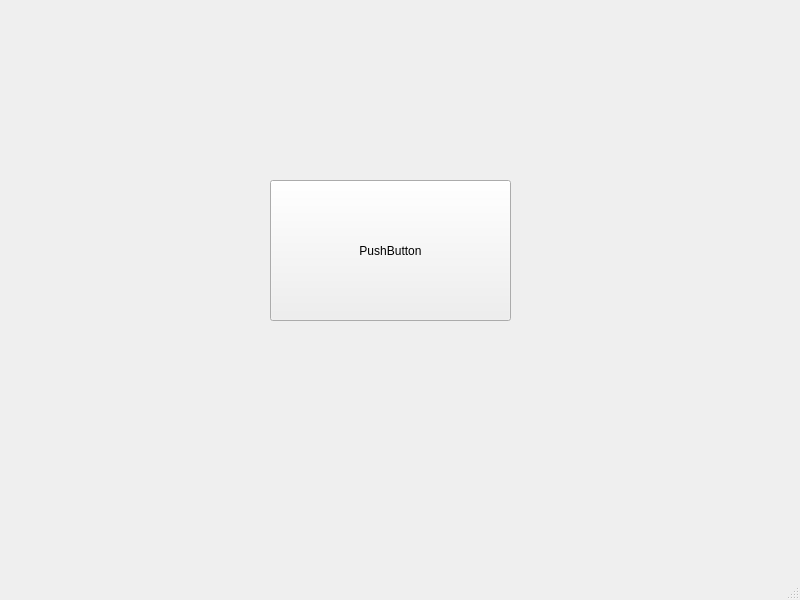
<?xml version="1.0" encoding="UTF-8"?>
<ui version="4.0">
 <class>MainWindow</class>
 <widget class="QMainWindow" name="MainWindow">
  <property name="geometry">
   <rect>
    <x>0</x>
    <y>0</y>
    <width>800</width>
    <height>600</height>
   </rect>
  </property>
  <property name="windowTitle">
   <string>MainWindow</string>
  </property>
  <widget class="QWidget" name="centralwidget">
   <widget class="QPushButton" name="pushButton">
    <property name="geometry">
     <rect>
      <x>270</x>
      <y>180</y>
      <width>241</width>
      <height>141</height>
     </rect>
    </property>
    <property name="text">
     <string>PushButton</string>
    </property>
   </widget>
  </widget>
  <widget class="QMenuBar" name="menubar">
   <property name="geometry">
    <rect>
     <x>0</x>
     <y>0</y>
     <width>800</width>
     <height>20</height>
    </rect>
   </property>
  </widget>
  <widget class="QStatusBar" name="statusbar"/>
 </widget>
 <resources/>
 <connections/>
</ui>
